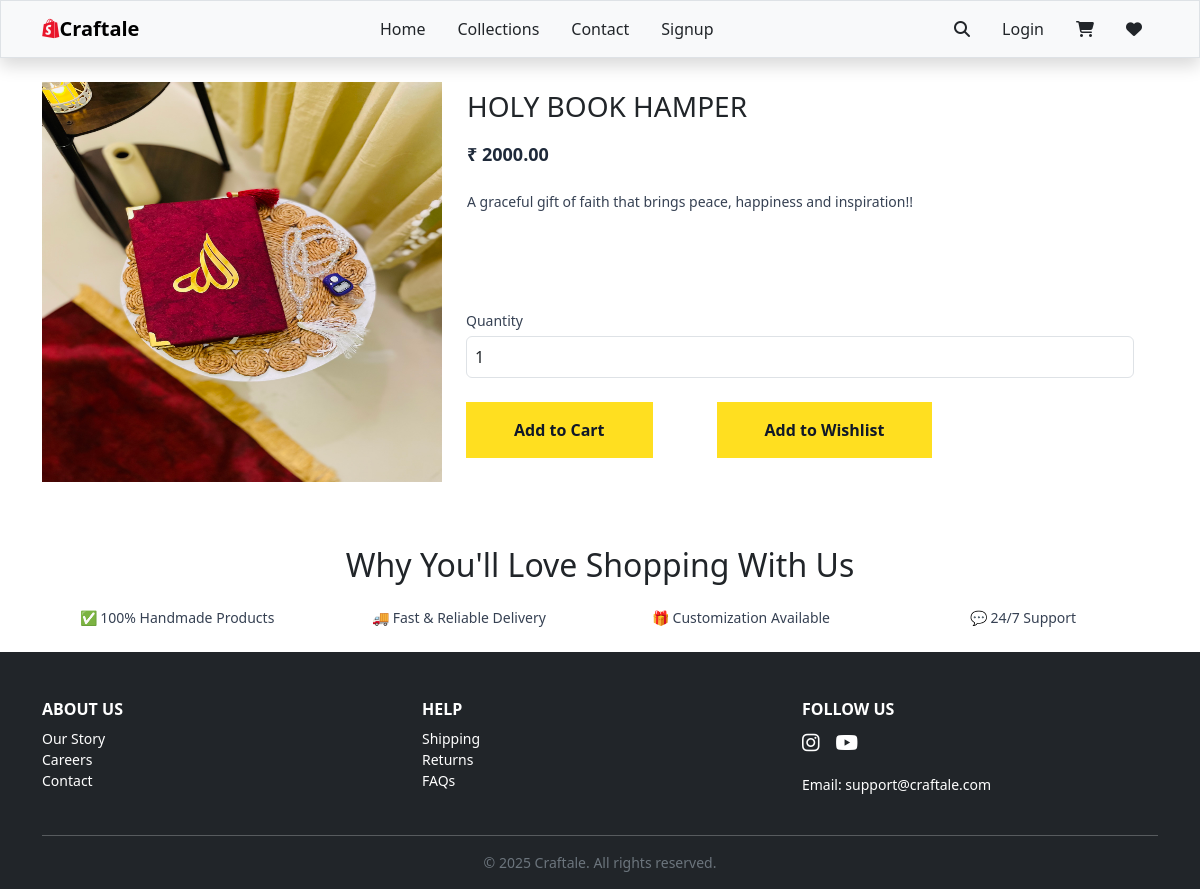
The app's page /store/products/1/ with its own data.
### store/models.py (models this page shows)
class Product(models.Model):
	name = models.CharField(max_length=255)
	description = models.TextField()
	price = models.DecimalField(max_digits=10, decimal_places=2)
	image = models.ImageField(upload_to='store_images')
	category = models.ForeignKey(CategoryModel,on_delete=models.CASCADE)
	created_at = models.DateTimeField(auto_now_add=True)
	def __str__(self):
		return self.name

### store/views.py (the view)
# urls.py: path('store/products/<int:pk>/', ProductDetailView.as_view(), name='product_detail'),
class ProductDetailView(View):
    def get(self,request,**kwargs):
        id = kwargs.get("pk")
        item = Product.objects.get(id = id)  # specific object item = <product object 1>
        print(item)
        return render(request,"productdetail.html",{"item":item})

### store/templates/productdetail.html (shortened to what this page needs)
{% extends 'base.html' %}
{% block content %}
<div class="container">
  <article class="flex bg-white transition hover:shadow-xl">
    <div class="hidden sm:block sm:basis-100 mt-4">
      <img alt="{{ item.title }}" src="{{ item.image.url }}" class="aspect-square h-full w-full object-fill" />
    </div>
    <div class="flex flex-1 flex-col justify-between">
      <div class="border-s border-gray-900/10 p-4 sm:border-l-transparent sm:pt-1 pb-4 px-6">
        <h3 class="font-bold text-gray-900 uppercase text-xl mt-2 pb-2">{{ item.name }}</h3>
        <p class="text-lg font-semibold text-gray-800 mt-2 pb-2">₹ {{ item.price }}</p>
        <p class="mt-1 text-sm text-gray-700">{{ item.description }}</p>
      </div>
      <form method="POST" action="{% url 'add_to_cart' item.id %}" class="pt-0.5 pb-4 px-6">
        <div class="mb-4">
          <label for="quantity" class="block text-sm font-medium text-gray-700">Quantity</label>
          <input type="number" name="quantity" id="quantity" value="1" min="1" required
            class="mt-1 block w-full border rounded-md p-2" />
        </div>
        <div class="flex gap-16">
          <button type="submit"
            class="bg-yellow-300 px-5 py-3 text-xs font-bold text-gray-900 uppercase hover:bg-yellow-400">
            Add to Cart
          </button>
          <form action="{% url 'add_to_wishlist' item.id %}" method="post" class="m-0">
            <button type="submit"
              class="bg-yellow-300 px-5 py-3 text-xs font-bold text-gray-900 uppercase hover:bg-yellow-400">
              Add to Wishlist
            </button>
          </form>
        </div>
      </form>
    </div>
  </article>
</div>
{% endblock %}

### records on screen
Product: image (picture), name "HOLY BOOK HAMPER", price "2000.00", description "A graceful gift of faith that brings peace, happiness and inspiration!!"
